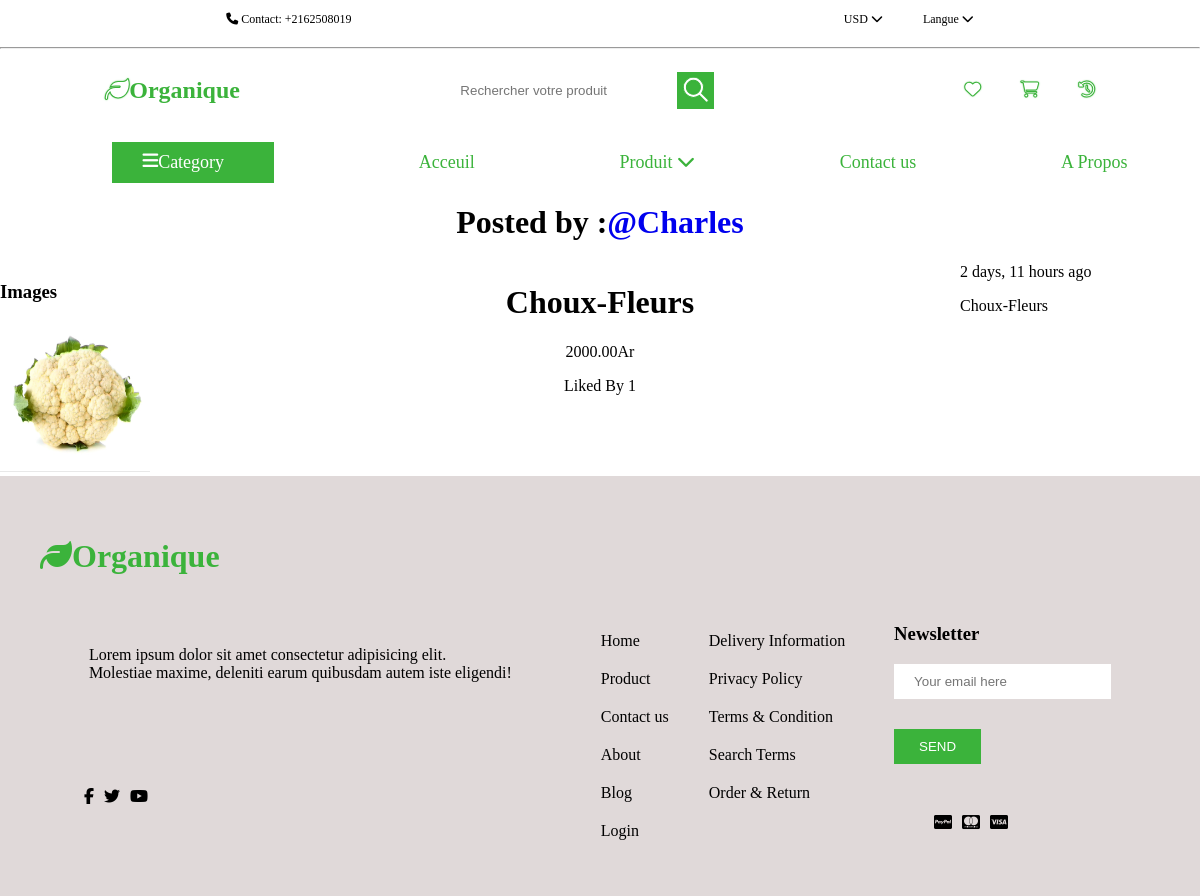
Page /view-product/2 on the committed database.
### mediamodels/models.py (models this page shows, shortened)
class Product(models.Model):
    poster = models.ForeignKey(User, on_delete=models.CASCADE)
    name = models.CharField(max_length=50, blank=False)
    desctptions = models.CharField(max_length=200)
    img = models.ImageField(upload_to="Items", blank=False)
    category = models.ForeignKey(Category, related_name="kinds", on_delete=models.CASCADE)
    price = models.DecimalField(max_digits=2000, blank=False, null=False, decimal_places=2)
    discount = models.DecimalField(max_digits=2000, blank=True, null=True, decimal_places=2)
    created = models.DateTimeField(auto_now_add=True)
    still_available = models.BooleanField(default=True)
    filters = models.ManyToManyField(ProductsFilter, related_name="filter", blank=True)
    likes = models.ManyToManyField(User, related_name="likes", blank=True)
    class Meta:
        ordering = ['created']

### organiqueFood/views.py (the view)
# urls.py: path("view-product/<str:pk>", organique_views.ProductViewer, name="view-product"),
def ProductViewer(request, pk):
    try:
        item = Product.objects.get(id=pk)
        ctx = {
            "item": item
        }
        return render(request, "organiqueFood/product.html", ctx)
    except:
        messages.error(request, "Product not Found")
    return render(request, "organiqueFood/product.html")

### organiqueFood/templates/organiqueFood/product.html (shortened to what this page needs)
{% extends "base.html" %}
{% block content %}
    <div style="text-align:center;">
        <h1>Posted by :<a href="{% url "user-profiles" item.poster %}">@{{ item.poster }}<a /></h1>
    </div>
    <div id="{ item.id }" style="display: grid;grid-template-columns: 1fr 3fr 1fr;">
        <div class="content">
            <h3>Images</h3>
            <img src="{{ item.img.url }}" width="150px"></img>
        </div>
        <div class="about" style="text-align: center;">
            <h1>{{ item.name }} </h1>
            <p>{{ item.price }}Ar</p>
            <p>Liked By {{ item.likes.count }}</p>
        </div>
        <div class="descriptions">
            <span>{{ item.created|timesince }} ago</span>
            <p>{{ item.desctptions }}</p>
        </div>
    </div>
{% endblock content %}

### organiqueFood/static/css/style.css (style rules this page uses)
body { margin: 0; padding: 0; }
:root { --GREEN: rgb(59, 179, 59); --GREY: rgb(153, 146, 146); }
a { text-decoration: none; }
footer .logo h1 a { color: var(--GREEN); }

### rows in the picture
Product: poster "Charles", img (picture), name "Choux-Fleurs", price "2000.00", likes.count "1", created "2 days, 11 hours", desctptions "Choux-Fleurs"
